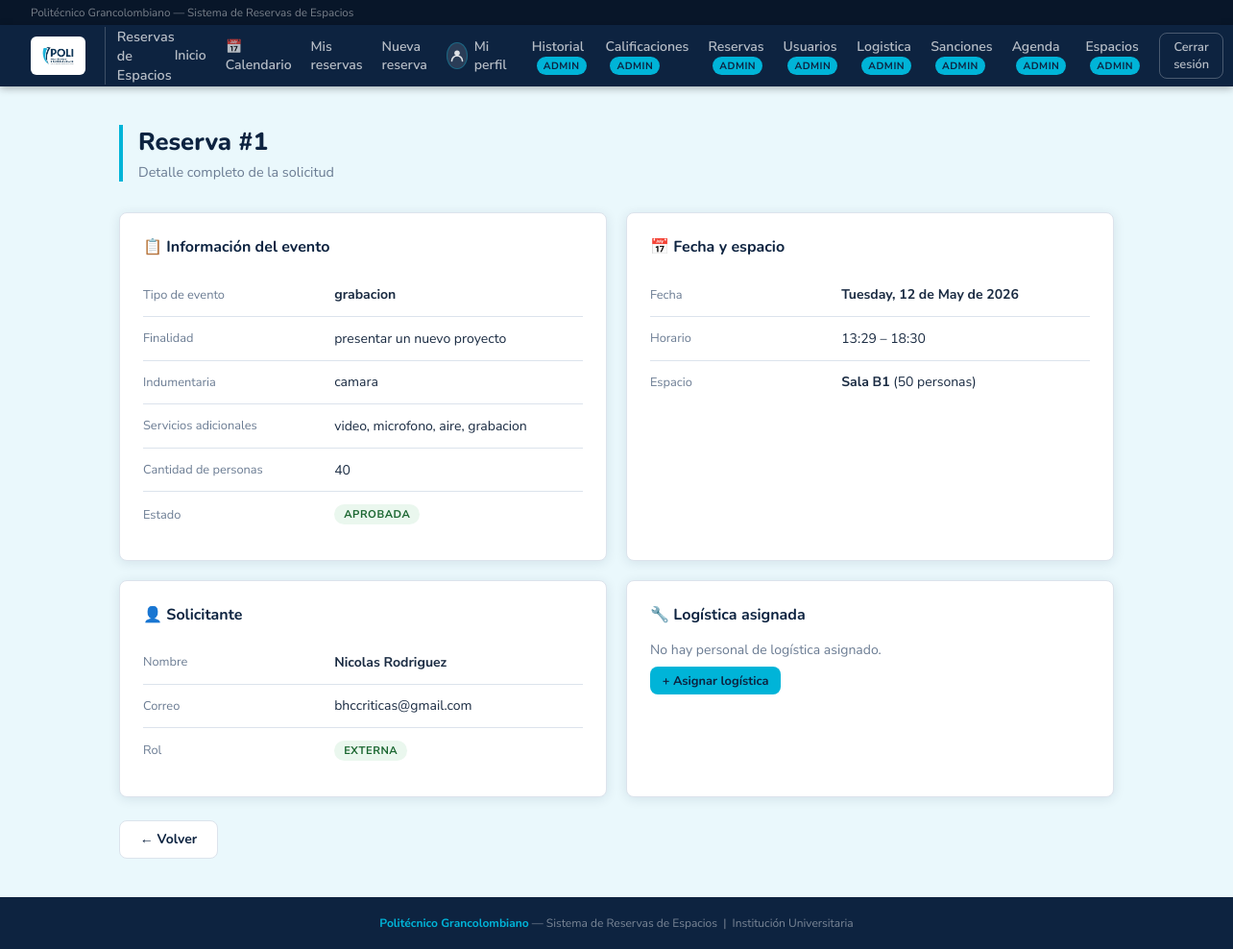
/reservas/1/ver (signed in), run on the app's committed database.
### database.py (models this page shows, shortened)
class Reserva(Base):
    __tablename__ = "reserva"
    id            = Column(Integer, primary_key=True, autoincrement=True)
    cant_personas = Column(Integer, nullable=False)
    tipo_evento   = Column(String,  nullable=False)
    finalidad     = Column(String,  nullable=True)
    indumentaria          = Column(String, nullable=True)
    servicios_adicionales = Column(String, nullable=True)  # RF-11: sonido, video, sillas, etc.
    justificacion_rechazo = Column(String, nullable=True)  # Razón del rechazo (obligatoria al rechazar)
    fecha        = Column(Date,     nullable=False)
    hora_inicio  = Column(Time,     nullable=False)
    hora_fin     = Column(Time,     nullable=False)
    estado       = Column(String,   nullable=False, default="pendiente")
    usuario_id   = Column(Integer, ForeignKey("usuario.id"), nullable=False)
    logistica_id = Column(Integer, ForeignKey("usuario.id"), nullable=True)
    usuario            = relationship("Usuario",               foreign_keys=[usuario_id], back_populates="reservas")
    logistica          = relationship("Usuario",               foreign_keys=[logistica_id], back_populates="reservas_logistica")
    espacios           = relationship("Espacio",               secondary=reserva_espacio, back_populates="reservas")
    calificacion       = relationship("Calificacion",          back_populates="reserva", uselist=False)
    personas_externas  = relationship("PersonaExternaReserva", back_populates="reserva",
                                      cascade="all, delete-orphan")
    sanciones          = relationship("Sancion", back_populates="reserva")

class Espacio(Base):
    __tablename__ = "espacio"
    id        = Column(Integer, primary_key=True, autoincrement=True)
    nombre    = Column(String,  nullable=False)
    capacidad = Column(Integer, nullable=False)
    costo_externo = Column(Numeric(12, 2), nullable=True)
    reservas  = relationship("Reserva", secondary=reserva_espacio, back_populates="espacios")

class Usuario(Base):
    __tablename__ = "usuario"
    id         = Column(Integer, primary_key=True, autoincrement=True)
    nombre     = Column(String, nullable=False)
    correo     = Column(String, nullable=False, unique=True)
    contrasena = Column(String, nullable=False)
    rol        = Column(String, nullable=False)  # 'docente' | 'administrativo' | 'externa' | 'admin' | 'logistica'
    activo  = Column(Boolean, default=True, nullable=False)   # False = cuenta desactivada
    strikes = Column(Integer, default=0,    nullable=False)   # Reportes asignados por el admin
    cod_docente  = Column(String,  nullable=True)
    departamento = Column(String,  nullable=True)
    dependencia = Column(String, nullable=True)
    empresa  = Column(String, nullable=True)
    telefono = Column(String, nullable=True)
    reservas = relationship("Reserva", back_populates="usuario", foreign_keys="Reserva.usuario_id")
    reservas_logistica = relationship(
        "Reserva",
        foreign_keys="Reserva.logistica_id",
        back_populates="logistica",
    )
    sanciones_recibidas = relationship(
        "Sancion",
        foreign_keys="Sancion.usuario_id",
        back_populates="usuario",
    )
    sanciones_aplicadas = relationship(
        "Sancion",
        foreign_keys="Sancion.admin_id",
        back_populates="admin",
    )
    __mapper_args__ = {
        "polymorphic_on": rol,
        "polymorphic_identity": "usuario",
    }

class PersonaExterna(Usuario):
    __mapper_args__ = {"polymorphic_identity": "externa"}

### app.py (the view)
@app.route("/reservas/<int:rid>/ver")
@requiere_login
def ver_reserva(rid):
    u = usuario_logueado()
    reserva = db.get(Reserva, rid)
    if not reserva:
        flash("Reserva no encontrada.", "danger")
        return redirect(url_for("admin_historial") if u.rol == "admin" else url_for("mis_reservas"))
    if u.rol == "logistica":
        if reserva.logistica_id != u.id:
            flash("No tienes permiso para ver esta reserva.", "danger")
            return redirect(url_for("logistica_panel"))
    elif u.rol != "admin" and reserva.usuario_id != u.id:
        flash("No tienes permiso para ver esta reserva.", "danger")
        return redirect(url_for("mis_reservas"))
    return render_template("ver_reserva.html", usuario=u, reserva=reserva)

### app.py (called while the page is built)
@app.after_request
def add_header(response):
    response.headers["Cache-Control"] = "no-cache, no-store, must-revalidate"
    response.headers["Pragma"] = "no-cache"
    response.headers["Expires"] = "0"
    return response

@app.teardown_appcontext
def shutdown_session(exception=None):
    DBSession.remove()

@app.after_request
def agregar_headers_no_cache(response):
    response.headers["Cache-Control"] = "no-store, no-cache, must-revalidate, max-age=0, post-check=0, pre-check=0"
    response.headers["Pragma"] = "no-cache"
    response.headers["Expires"] = "-1"
    return response

@app.before_request
def limpiar_sesion_al_iniciar():
    if not app.config.get("SESION_LIMPIADA"):
        session.clear()
        app.config["SESION_LIMPIADA"] = True
        _cargar_espacios_predefinidos()

def usuario_logueado():
    uid = session.get("usuario_id")
    if uid:
        return db.get(Usuario, uid)
    return None

def requiere_login(f):
    from functools import wraps
    @wraps(f)
    def wrapper(*args, **kwargs):
        u = usuario_logueado()
        if not u:
            flash("Debes iniciar sesión primero.", "warning")
            return redirect(url_for("login"))
        if not u.activo:
            session.clear()
            flash("Tu cuenta ha sido desactivada. Contacta al administrador.", "danger")
            return redirect(url_for("login"))
        return f(*args, **kwargs)
    return wrapper

@app.before_request
def limitar_personal_logistica():
    endpoint = request.endpoint
    if not endpoint or endpoint in {"static", "index", "login", "logout", "logistica_panel", "ver_reserva"}:
        return None
    u = usuario_logueado()
    if u and u.rol == "logistica":
        flash("El personal de logistica solo puede consultar sus reservas asignadas.", "warning")
        return redirect(url_for("logistica_panel"))
    return None

### templates/ver_reserva.html (shortened to what this page needs)
{% extends "base.html" %}
{% block content %}
<div class="page-header">
  <h1>Reserva #{{ reserva.id }}</h1>
  <p>Detalle completo de la solicitud</p>
</div>
<div style="display:grid; gap:1.25rem; grid-template-columns:1fr 1fr;">
  <div class="card">
    <div class="card-title">📋 Información del evento</div>
    <table style="width:100%;"><tbody>
      <tr><td style="color:var(--muted);font-size:.8rem;width:40%;padding:.5rem 0;">Tipo de evento</td><td><strong>{{ reserva.tipo_evento }}</strong></td></tr>
      <tr><td style="color:var(--muted);font-size:.8rem;padding:.5rem 0;">Finalidad</td><td>{{ reserva.finalidad or '—' }}</td></tr>
      <tr><td style="color:var(--muted);font-size:.8rem;padding:.5rem 0;">Indumentaria</td><td>{{ reserva.indumentaria or '—' }}</td></tr>
      <tr><td style="color:var(--muted);font-size:.8rem;padding:.5rem 0;">Servicios adicionales</td><td>{{ reserva.servicios_adicionales or '—' }}</td></tr>
      <tr><td style="color:var(--muted);font-size:.8rem;padding:.5rem 0;">Cantidad de personas</td><td>{{ reserva.cant_personas }}</td></tr>
      <tr><td style="color:var(--muted);font-size:.8rem;padding:.5rem 0;">Estado</td><td>
        {% set colores = {'pendiente':'#fff3cd','aprobada':'#eaf7ee','rechazada':'#fdecea','cancelada':'#f5f5f5'} %}
        {% set textos  = {'pendiente':'#7a5c00','aprobada':'#1a6630','rechazada':'#8b1a1a','cancelada':'#555'} %}
        <span class="pill" style="background:{{ colores.get(reserva.estado,'#eee') }};color:{{ textos.get(reserva.estado,'#333') }};">{{ reserva.estado | upper }}</span>
      </td></tr>
    </tbody></table>
  </div>
  <div class="card">
    <div class="card-title">📅 Fecha y espacio</div>
    <table style="width:100%;"><tbody>
      <tr><td style="color:var(--muted);font-size:.8rem;width:40%;padding:.5rem 0;">Fecha</td><td><strong>{{ reserva.fecha.strftime('%A, %d de %B de %Y') }}</strong></td></tr>
      <tr><td style="color:var(--muted);font-size:.8rem;padding:.5rem 0;">Horario</td><td>{{ reserva.hora_inicio.strftime('%H:%M') }} – {{ reserva.hora_fin.strftime('%H:%M') }}</td></tr>
      <tr><td style="color:var(--muted);font-size:.8rem;padding:.5rem 0;">Espacio</td><td>
        {% for e in reserva.espacios %}<strong>{{ e.nombre }}</strong> ({{ e.capacidad }} personas){% endfor %}
      </td></tr>
    </tbody></table>
  </div>
  <div class="card">
    <div class="card-title">👤 Solicitante</div>
    <table style="width:100%;"><tbody>
      <tr><td style="color:var(--muted);font-size:.8rem;width:40%;padding:.5rem 0;">Nombre</td><td><strong>{{ reserva.usuario.nombre }}</strong></td></tr>
      <tr><td style="color:var(--muted);font-size:.8rem;padding:.5rem 0;">Correo</td><td>{{ reserva.usuario.correo }}</td></tr>
      <tr><td style="color:var(--muted);font-size:.8rem;padding:.5rem 0;">Rol</td><td><span class="pill pill-{{ reserva.usuario.rol }}">{{ reserva.usuario.rol }}</span></td></tr>
    </tbody></table>
  </div>
  <div class="card">
    <div class="card-title">🔧 Logística asignada</div>
    {% if reserva.logistica is defined and reserva.logistica %}
    <table style="width:100%;"><tbody>
      <tr><td style="color:var(--muted);font-size:.8rem;width:40%;padding:.5rem 0;">Nombre</td><td><strong>{{ reserva.logistica.nombre }}</strong></td></tr>
      <tr><td style="color:var(--muted);font-size:.8rem;padding:.5rem 0;">Correo</td><td>{{ reserva.logistica.correo }}</td></tr>
    </tbody></table>
    {% if usuario.rol == 'admin' and reserva.estado in ['aprobada', 'aprobado', 'aceptada', 'aceptado', 'confirmada', 'confirmado'] %}
    <div style="margin-top:.75rem;">
      <a href="{{ url_for('admin_asignar_logistica', rid=reserva.id) }}" class="btn btn-secondary btn-sm">✏️ Cambiar asignación</a>
    </div>
    {% endif %}
    {% else %}
    <p style="color:var(--muted);font-size:.875rem;">No hay personal de logística asignado.</p>
    {% if usuario.rol == 'admin' and reserva.estado in ['aprobada', 'aprobado', 'aceptada', 'aceptado', 'confirmada', 'confirmado'] %}
    <a href="{{ url_for('admin_asignar_logistica', rid=reserva.id) }}" class="btn btn-primary btn-sm" style="margin-top:.5rem;">+ Asignar logística</a>
    {% endif %}
    {% endif %}
  </div>
</div>
<div style="margin-top:1.5rem;">
  <a href="{% if usuario.rol == 'admin' %}{{ url_for('admin_historial') }}{% elif usuario.rol == 'logistica' %}{{ url_for('logistica_panel') }}{% else %}{{ url_for('mis_reservas') }}{% endif %}" class="btn btn-secondary">← Volver</a>
</div>
{% endblock %}

### templates/base.html (style rules this page uses)
:root { --navy: #0d2340; --navy-dark: #081629; --navy-mid: #123060; --cyan: #00b4d8; --cyan-dark: #0096b4; --cyan-light:#e0f7fc; --white: #ffffff; --gray-bg: #eaf8fc; --border: #dce3ec; --text: #1a2b42; --muted: #6b7c93; --success: #28a745; --danger: #dc3545; --warning: #e6a817; --radius: 8px; --shadow: 0 2px 12px rgba(13,35,64,.10); }
*, *::before, *::after { box-sizing: border-box; margin: 0; padding: 0; }
body { font-family: 'Nunito Sans', sans-serif; background: var(--gray-bg); color: var(--text); min-height: 100vh; display: flex; flex-direction: column; }
a { color: var(--cyan-dark); text-decoration: none; }
.page-header { margin-bottom: 2rem; border-left: 4px solid var(--cyan); padding-left: 1rem; }
.page-header h1 { font-size: 1.6rem; font-weight: 800; font-family: 'Nunito', sans-serif; color: var(--navy); }
.page-header p { color: var(--muted); font-size: .9rem; margin-top: .3rem; }
.card { background: var(--white); border: 1px solid var(--border); border-radius: var(--radius); padding: 1.5rem; box-shadow: var(--shadow); }
.card-title { font-size: 1rem; font-weight: 700; font-family: 'Nunito', sans-serif; color: var(--navy); margin-bottom: 1rem; display: flex; align-items: center; gap: .5rem; }
.btn { display: inline-flex; align-items: center; gap: .4rem; padding: .6rem 1.3rem; border-radius: var(--radius); font-family: 'Nunito', sans-serif; font-size: .875rem; font-weight: 700; cursor: pointer; border: none; transition: all .18s; }
.btn-primary { background: var(--cyan); color: var(--navy); }
.btn-secondary { background: var(--white); color: var(--navy); border: 1.5px solid var(--border); }
.btn-sm { padding: .35rem .8rem; font-size: .8rem; }
table { width: 100%; border-collapse: collapse; font-size: .875rem; }
td { padding: .8rem 1rem; border-bottom: 1px solid var(--border); }
tr:last-child td { border-bottom: none; }
.pill { display: inline-block; font-size: .7rem; font-weight: 700; padding: 3px 10px; border-radius: 20px; text-transform: uppercase; letter-spacing: .05em; }
.pill-externa { background: #eaf7ee; color: #1a6630; }

### data on the page
Reserva: id "1", tipo_evento "grabacion", finalidad "presentar un nuevo proyecto", indumentaria "camara", servicios_adicionales "video, microfono, aire, grabacion", cant_personas "40", estado "APROBADA", fecha "Tuesday, 12 de May de 2026", hora_inicio "13:29", hora_fin "18:30"
Espacio: nombre "Sala B1", capacidad "50"
PersonaExterna: usuario.nombre "Nicolas Rodriguez", usuario.correo "bhccriticas@gmail.com", usuario.rol "EXTERNA"
